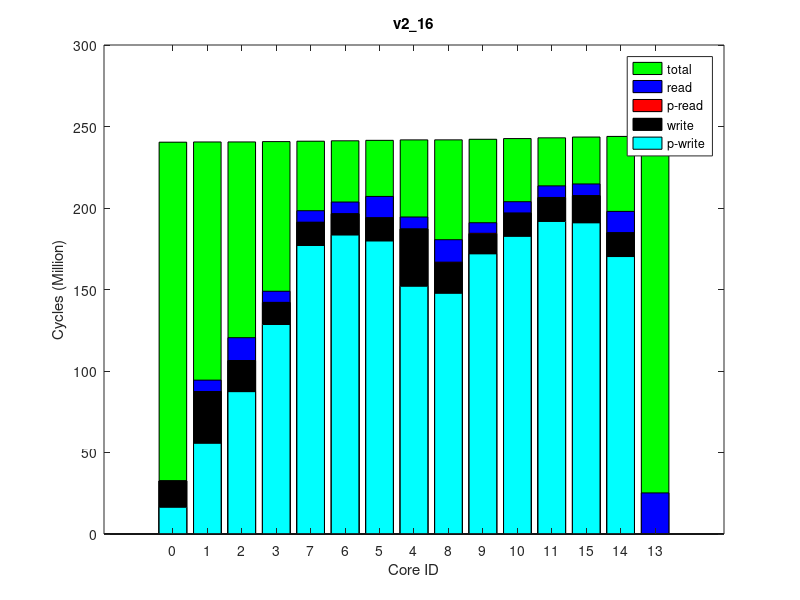

Write the MATLAB code that produced this figure.
times(1, :, :) = [
0, 241160414, 0
0, 241295210, 0
58643, 241312579, 0
124495, 241523019, 0
43205, 242576024, 0
22815, 242298766, 0
0, 242016232, 0
22592, 241766671, 0
324898, 242595133, 0
485506, 242950241, 0
245504, 243383326, 0
101264, 243841020, 0
0, 244754179, 0
0, 244711821, 0
33535, 244324884, 0
];
times(2, :, :) = [
0, 241186305, 0
0, 241321024, 0
51345, 241338267, 0
134826, 241550693, 0
44604, 242605000, 0
20007, 242328134, 0
0, 242045973, 0
19062, 241796005, 0
324413, 242624288, 0
487708, 242978752, 0
241966, 243412444, 0
89994, 243872246, 0
0, 244792370, 0
0, 244745246, 0
28240, 244356036, 0
];
times(3, :, :) = [
0, 241168035, 0
0, 241299481, 0
57255, 241316894, 0
130382, 241531755, 0
51616, 242585551, 0
23517, 242310596, 0
0, 242025896, 0
21886, 241774170, 0
343041, 242604596, 0
487312, 242959329, 0
253080, 243391659, 0
93707, 243850736, 0
0, 244765733, 0
0, 244722802, 0
32476, 244334572, 0
];
times(4, :, :) = [
0, 241179488, 0
0, 241313375, 0
47539, 241330724, 0
127573, 241540736, 0
44600, 242594950, 0
20358, 242319463, 0
0, 242033998, 0
25063, 241786465, 0
349613, 242614250, 0
471547, 242969558, 0
238462, 243402478, 0
88995, 243862061, 0
0, 244781562, 0
0, 244733948, 0
31417, 244345796, 0
];
times(5, :, :) = [
0, 241188595, 0
0, 241321148, 0
58987, 241338540, 0
110824, 241551222, 0
44238, 242605908, 0
21411, 242328371, 0
0, 242044457, 0
25063, 241796487, 0
333264, 242624983, 0
465512, 242979535, 0
264834, 243412456, 0
102009, 243870783, 0
0, 244786210, 0
0, 244743844, 0
32829, 244354581, 0
];
times(6, :, :) = [
0, 241168910, 0
0, 241303558, 0
60031, 241320953, 0
142958, 241531548, 0
44608, 242588802, 0
20007, 242310238, 0
0, 242026308, 0
25063, 241777878, 0
339864, 242608037, 0
479919, 242961350, 0
247551, 243394331, 0
108450, 243852327, 0
0, 244770561, 0
0, 244725342, 0
33182, 244336124, 0
];
times(7, :, :) = [
0, 241159831, 0
0, 241294847, 0
58299, 241312233, 0
124126, 241523989, 0
41095, 242580210, 0
21762, 242303125, 0
0, 242018065, 0
23651, 241768831, 0
333578, 242599510, 0
472215, 242953104, 0
247927, 243386807, 0
103719, 243845974, 0
0, 244765133, 0
0, 244720476, 0
27534, 244329880, 0
];
times(8, :, :) = [
0, 241191518, 0
0, 241324545, 0
57602, 241341904, 0
139635, 241552938, 0
42136, 242608171, 0
20358, 242332090, 0
0, 242048033, 0
21180, 241799126, 0
327308, 242627193, 0
478195, 242982431, 0
240603, 243416391, 0
84504, 243874721, 0
0, 244794834, 0
0, 244747552, 0
27534, 244358513, 0
];
times(9, :, :) = [
0, 241153386, 0
0, 241286992, 0
49278, 241304218, 0
124148, 241515470, 0
41799, 242572500, 0
15093, 242297295, 0
0, 242010942, 0
26475, 241762289, 0
330070, 242591634, 0
480291, 242947426, 0
241563, 243379892, 0
100227, 243837989, 0
0, 244754595, 0
0, 244708549, 0
35300, 244321701, 0
];
times(10, :, :) = [
0, 241188415, 0
0, 241321274, 0
55169, 241338441, 0
127230, 241550332, 0
43177, 242607158, 0
19656, 242330013, 0
0, 242045251, 0
21886, 241796237, 0
339879, 242626330, 0
472903, 242981204, 0
248524, 243415513, 0
103360, 243875583, 0
0, 244791521, 0
0, 244749692, 0
36006, 244359513, 0
];
ave_times = round(squeeze(mean(times)));
format long g, ave_times
std_times = round(squeeze(std(times)));
format long g, std_times
polling_read_times = ave_times;
times(1, :, :) = [
16391309, 239453361, 0
55665278, 239585390, 0
87354369, 239602978, 0
128589155, 239813931, 0
151968843, 240840814, 0
179799176, 240574831, 0
183462305, 240299196, 0
177065533, 240055092, 0
147638614, 240860504, 0
171888974, 241202336, 0
182609824, 241620349, 0
191756710, 242059274, 0
0, 242948161, 0
170220195, 242902198, 0
190920145, 242528000, 0
];
times(2, :, :) = [
16395709, 239458332, 0
55644084, 239591020, 0
87335452, 239608749, 0
128551781, 239818605, 0
151986619, 240844799, 0
179764743, 240579992, 0
183430138, 240303777, 0
177011909, 240059698, 0
147669661, 240864520, 0
171892028, 241206831, 0
182619746, 241624099, 0
191754759, 242062454, 0
0, 242953848, 0
170228930, 242908626, 0
190911689, 242530842, 0
];
times(3, :, :) = [
16368971, 239441752, 0
55636560, 239573857, 0
87355293, 239591475, 0
128552383, 239800567, 0
151974901, 240828601, 0
179795701, 240562353, 0
183482303, 240285884, 0
177048900, 240041095, 0
147647097, 240848215, 0
171882591, 241189415, 0
182607341, 241606186, 0
191753647, 242045883, 0
0, 242934726, 0
170208970, 242892182, 0
190909101, 242514538, 0
];
times(4, :, :) = [
16384945, 239441104, 0
55619077, 239572544, 0
87279681, 239590537, 0
128496375, 239798739, 0
151954285, 240827428, 0
179736127, 240560007, 0
183393825, 240284287, 0
176958526, 240040743, 0
147647711, 240846995, 0
171880452, 241188913, 0
182597421, 241604977, 0
191719941, 242044475, 0
0, 242933177, 0
170208330, 242888260, 0
190879583, 242512487, 0
];
times(5, :, :) = [
16386816, 239439422, 0
55639396, 239573097, 0
87388012, 239590800, 0
128542622, 239800475, 0
151948705, 240828883, 0
179758909, 240561770, 0
183408014, 240286990, 0
176993624, 240042137, 0
147627091, 240848538, 0
171868605, 241191819, 0
182581443, 241607738, 0
191724257, 242045692, 0
0, 242942043, 0
170212600, 242894354, 0
190883134, 242513917, 0
];
times(6, :, :) = [
16362662, 239435958, 0
55616446, 239566776, 0
87270132, 239584345, 0
128506948, 239794864, 0
151949326, 240822650, 0
179742814, 240556498, 0
183385680, 240280927, 0
176975630, 240036445, 0
147622708, 240842655, 0
171843927, 241184285, 0
182553784, 241601425, 0
191715561, 242039771, 0
0, 242930231, 0
170211900, 242886676, 0
190874963, 242507888, 0
];
times(7, :, :) = [
16358883, 239441518, 0
55597128, 239573441, 0
87357422, 239591162, 0
128504379, 239799161, 0
151942320, 240827713, 0
179733730, 240560213, 0
183380130, 240285717, 0
176972407, 240041501, 0
147624209, 240847401, 0
171850151, 241188647, 0
182551902, 241605778, 0
191718423, 242045037, 0
0, 242941309, 0
170224186, 242896446, 0
190881953, 242513316, 0
];
times(8, :, :) = [
16336578, 239437122, 0
55584203, 239570040, 0
87279706, 239587757, 0
128494559, 239796856, 0
151964367, 240825480, 0
179744656, 240559523, 0
183394301, 240282570, 0
176969328, 240039625, 0
147635960, 240845072, 0
171867865, 241188866, 0
182589931, 241603849, 0
191739606, 242044085, 0
0, 242929566, 0
170207365, 242885069, 0
190895506, 242512361, 0
];
times(9, :, :) = [
16391421, 239452380, 0
55664063, 239584171, 0
87352253, 239601884, 0
128584162, 239810597, 0
152011929, 240838606, 0
179782219, 240572652, 0
183456499, 240296375, 0
177056693, 240052626, 0
147698203, 240858312, 0
171890781, 241200393, 0
182602389, 241618768, 0
191754262, 242056969, 0
0, 242942898, 0
170215857, 242901200, 0
190907810, 242525730, 0
];
times(10, :, :) = [
16366293, 239446357, 0
55603141, 239578080, 0
87260550, 239595649, 0
128466629, 239804525, 0
151949354, 240833234, 0
179710290, 240567367, 0
183347495, 240292166, 0
176922163, 240046368, 0
147633044, 240853205, 0
171825666, 241196166, 0
182550040, 241611824, 0
191720948, 242050389, 0
0, 242941335, 0
170218319, 242897802, 0
190872248, 242518546, 0
];
ave_times = round(squeeze(mean(times)));
format long g, ave_times
std_times = round(squeeze(std(times)));
format long g, std_times
polling_write_times = ave_times;
times(1, :, :) = [
0, 276366960, 0
7008148, 276532941, 64000
14076906, 276552045, 128000
6946106, 276789378, 64000
7384658, 277933139, 64000
13131590, 277639554, 128000
7208762, 277330177, 64000
7137370, 277055820, 64000
14099910, 277953909, 128000
6949062, 278325070, 64000
7160332, 278778337, 64000
7212864, 279265400, 64000
25208692, 280241580, 255980
13102748, 280192358, 128000
7214857, 279775868, 64000
];
times(2, :, :) = [
0, 276393140, 0
7008974, 276561441, 64000
14076805, 276580515, 128000
6946158, 276816034, 64000
7385634, 277960880, 64000
13131725, 277667441, 128000
7208562, 277357187, 64000
7137096, 277081977, 64000
14099758, 277981702, 128000
6948804, 278353133, 64000
7161304, 278804738, 64000
7212959, 279291263, 64000
25209790, 280272610, 255980
13102512, 280225061, 128000
7214718, 279801873, 64000
];
times(3, :, :) = [
0, 276376877, 0
7008815, 276545737, 64000
14076671, 276564830, 128000
6946034, 276802718, 64000
7385459, 277945559, 64000
13131498, 277652210, 128000
7208424, 277342787, 64000
7137926, 277068470, 64000
14099912, 277966357, 128000
6948961, 278338624, 64000
7160839, 278790792, 64000
7212871, 279275995, 64000
25209744, 280252982, 255980
13102484, 280204498, 128000
7214839, 279785730, 64000
];
times(4, :, :) = [
0, 276378770, 0
7008015, 276545815, 64000
14077463, 276564894, 128000
6946190, 276802115, 64000
7384707, 277946738, 64000
13132045, 277652864, 128000
7208620, 277343793, 64000
7137752, 277068532, 64000
14100202, 277967539, 128000
6948995, 278339289, 64000
7160657, 278791673, 64000
7212779, 279279086, 64000
25209143, 280252386, 255980
13102871, 280204397, 128000
7214979, 279788761, 64000
];
times(5, :, :) = [
0, 276374777, 0
7008971, 276542556, 64000
14076903, 276561539, 128000
6946085, 276798356, 64000
7383305, 277942258, 64000
13130886, 277648985, 128000
7208684, 277338367, 64000
7137633, 277063342, 64000
14099972, 277963031, 128000
6948899, 278335087, 64000
7160648, 278786612, 64000
7212643, 279272738, 64000
25209923, 280250482, 255980
13102400, 280198718, 128000
7214925, 279782591, 64000
];
times(6, :, :) = [
0, 276376003, 0
7008207, 276544008, 64000
14077354, 276562912, 128000
6946069, 276799287, 64000
7385261, 277942854, 64000
13130689, 277648113, 128000
7208562, 277339252, 64000
7137699, 277064391, 64000
14100271, 277963642, 128000
6949023, 278334220, 64000
7161255, 278785927, 64000
7212963, 279274292, 64000
25209522, 280252345, 255980
13102648, 280202029, 128000
7214936, 279784445, 64000
];
times(7, :, :) = [
0, 276363341, 0
7008639, 276529818, 64000
14076857, 276548734, 128000
6946198, 276787256, 64000
7385624, 277931752, 64000
13131155, 277637936, 128000
7208551, 277327112, 64000
7137007, 277053283, 64000
14099701, 277952487, 128000
6948932, 278324642, 64000
7161157, 278776413, 64000
7212811, 279266318, 64000
25209333, 280245011, 255980
13102578, 280196980, 128000
7214942, 279776503, 64000
];
times(8, :, :) = [
0, 276384056, 0
7008857, 276551237, 64000
14076903, 276570313, 128000
6946047, 276808874, 64000
7384302, 277952904, 64000
13131139, 277658471, 128000
7208551, 277349108, 64000
7137387, 277075651, 64000
14099308, 277973732, 128000
6948947, 278344701, 64000
7160891, 278797253, 64000
7212526, 279281770, 64000
25209163, 280257708, 255980
13103093, 280206372, 128000
7214900, 279791255, 64000
];
times(9, :, :) = [
0, 276353467, 0
7008580, 276520525, 64000
14076820, 276539610, 128000
6946069, 276777307, 64000
7383980, 277919345, 64000
13131777, 277626516, 128000
7208658, 277316936, 64000
7137122, 277041986, 64000
14099671, 277940153, 128000
6948882, 278312806, 64000
7160922, 278765068, 64000
7212817, 279249843, 64000
25207699, 280222932, 255980
13102000, 280174475, 128000
7214715, 279759202, 64000
];
times(10, :, :) = [
0, 276383908, 0
7008520, 276551113, 64000
14076941, 276570131, 128000
6945969, 276806698, 64000
7383035, 277953002, 64000
13131839, 277658685, 128000
7208622, 277349351, 64000
7135984, 277074174, 64000
14099811, 277973715, 128000
6948852, 278344543, 64000
7160645, 278798712, 64000
7213002, 279282165, 64000
25208680, 280254798, 255980
13102397, 280207875, 128000
7214886, 279791852, 64000
];
ave_times = round(squeeze(mean(times)));
format long g, ave_times
std_times = round(squeeze(std(times)));
format long g, std_times
read_times = ave_times;
times(1, :, :) = [
0, 240388292, 0
0, 240520659, 0
0, 240537569, 0
0, 240749386, 0
0, 241799033, 0
0, 241522753, 0
0, 241238644, 0
0, 240991899, 0
0, 241818197, 0
0, 242170744, 0
0, 242602142, 0
0, 243056271, 0
0, 243966536, 0
0, 243923232, 0
0, 243538987, 0
];
times(2, :, :) = [
0, 240373161, 0
0, 240505761, 0
0, 240522680, 0
0, 240733127, 0
0, 241781591, 0
0, 241506262, 0
0, 241222038, 0
0, 240975499, 0
0, 241800561, 0
0, 242155573, 0
0, 242586887, 0
0, 243041625, 0
0, 243952160, 0
0, 243909392, 0
0, 243524263, 0
];
times(3, :, :) = [
0, 240379760, 0
0, 240510658, 0
0, 240527666, 0
0, 240739041, 0
0, 241789101, 0
0, 241512788, 0
0, 241228779, 0
0, 240981411, 0
0, 241808150, 0
0, 242162024, 0
0, 242594321, 0
0, 243049999, 0
0, 243966945, 0
0, 243919360, 0
0, 243532694, 0
];
times(4, :, :) = [
0, 240389904, 0
0, 240522492, 0
0, 240539518, 0
0, 240750819, 0
0, 241801819, 0
0, 241524841, 0
0, 241241925, 0
0, 240993707, 0
0, 241820814, 0
0, 242174310, 0
0, 242606769, 0
0, 243062605, 0
0, 243980390, 0
0, 243932549, 0
0, 243545372, 0
];
times(5, :, :) = [
0, 240402539, 0
0, 240533937, 0
0, 240551119, 0
0, 240764566, 0
0, 241814469, 0
0, 241538491, 0
0, 241254334, 0
0, 241007126, 0
0, 241833551, 0
0, 242187001, 0
0, 242619505, 0
0, 243074193, 0
0, 243984304, 0
0, 243941050, 0
0, 243556891, 0
];
times(6, :, :) = [
0, 240389364, 0
0, 240521318, 0
0, 240538488, 0
0, 240748996, 0
0, 241798905, 0
0, 241522334, 0
0, 241239622, 0
0, 240992377, 0
0, 241817879, 0
0, 242170710, 0
0, 242602613, 0
0, 243058759, 0
0, 243976616, 0
0, 243927214, 0
0, 243541471, 0
];
times(7, :, :) = [
0, 240374149, 0
0, 240506092, 0
0, 240523237, 0
0, 240733469, 0
0, 241783251, 0
0, 241508174, 0
0, 241225341, 0
0, 240977192, 0
0, 241802294, 0
0, 242157667, 0
0, 242589702, 0
0, 243043175, 0
0, 243957330, 0
0, 243913942, 0
0, 243525873, 0
];
times(8, :, :) = [
0, 240362830, 0
0, 240494976, 0
0, 240511964, 0
0, 240723799, 0
0, 241772871, 0
0, 241495433, 0
0, 241213991, 0
0, 240965395, 0
0, 241791923, 0
0, 242144298, 0
0, 242575952, 0
0, 243029656, 0
0, 243943178, 0
0, 243896485, 0
0, 243512319, 0
];
times(9, :, :) = [
0, 240378958, 0
0, 240512611, 0
0, 240529510, 0
0, 240741225, 0
0, 241792458, 0
0, 241515705, 0
0, 241231368, 0
0, 240984735, 0
0, 241811405, 0
0, 242162740, 0
0, 242594363, 0
0, 243048455, 0
0, 243959086, 0
0, 243915282, 0
0, 243531057, 0
];
times(10, :, :) = [
0, 240382526, 0
0, 240516505, 0
0, 240533676, 0
0, 240743641, 0
0, 241794316, 0
0, 241517930, 0
0, 241234777, 0
0, 240986580, 0
0, 241813221, 0
0, 242168100, 0
0, 242600138, 0
0, 243054592, 0
0, 243965166, 0
0, 243921415, 0
0, 243537275, 0
];
ave_times = round(squeeze(mean(times)));
format long g, ave_times
std_times = round(squeeze(std(times)));
format long g, std_times
total_times = ave_times;
times(1, :, :) = [
32547620, 240871191, 64000
87383374, 240999590, 128000
106360035, 241017897, 64000
141968865, 241223086, 64000
187046327, 242236729, 128000
193898163, 241979870, 64000
196415477, 241705743, 64000
191173833, 241463527, 64000
166406729, 242256956, 64000
183963422, 242592073, 64000
196643418, 243006995, 64000
206328342, 243442487, 64000
0, 244329804, 0
184810273, 244282995, 64000
207568820, 243906720, 64000
];
times(2, :, :) = [
32538813, 240870393, 64000
87380533, 241000200, 128000
106360383, 241018653, 64000
141973129, 241224773, 64000
187089147, 242237353, 128000
193938481, 241980870, 64000
196442910, 241706259, 64000
191186967, 241463993, 64000
166447574, 242257724, 64000
184017751, 242592766, 64000
196696902, 243006317, 64000
206377391, 243442542, 64000
0, 244336805, 0
184813041, 244289137, 64000
207503389, 243907083, 64000
];
times(3, :, :) = [
32547145, 240885692, 64000
87382382, 241012266, 128000
106358407, 241030678, 64000
141965953, 241236257, 64000
187068911, 242250416, 128000
193918666, 241994085, 64000
196440170, 241719001, 64000
191179986, 241477122, 64000
166424440, 242270771, 64000
184027134, 242605395, 64000
196713719, 243019677, 64000
206385526, 243455724, 64000
0, 244345942, 0
184821830, 244298200, 64000
207575687, 243920437, 64000
];
times(4, :, :) = [
32548429, 240892737, 64000
87390753, 241020597, 128000
106374652, 241038872, 64000
141980361, 241245495, 64000
187116172, 242257165, 128000
193997882, 242001528, 64000
196422063, 241726426, 64000
191177893, 241485078, 64000
166468328, 242277501, 64000
184051228, 242612448, 64000
196737285, 243026469, 64000
206390727, 243463554, 64000
0, 244357531, 0
184830228, 244309749, 64000
207547669, 243928486, 64000
];
times(5, :, :) = [
32554165, 240885391, 64000
87406541, 241014675, 128000
106398783, 241032981, 64000
142039873, 241241045, 64000
187130325, 242254497, 128000
194012201, 241997326, 64000
196504675, 241721534, 64000
191266106, 241479007, 64000
166478142, 242274930, 64000
184001508, 242609395, 64000
196698626, 243023366, 64000
206389054, 243460776, 64000
0, 244348075, 0
184830621, 244302999, 64000
207566559, 243925114, 64000
];
times(6, :, :) = [
32562178, 240880062, 64000
87398771, 241009684, 128000
106380858, 241027993, 64000
141987124, 241234421, 64000
187137010, 242247229, 128000
194018816, 241991553, 64000
196490285, 241716135, 64000
191213321, 241474076, 64000
166487938, 242267548, 64000
184035101, 242602525, 64000
196748367, 243016972, 64000
206391615, 243452563, 64000
0, 244342724, 0
184825492, 244296223, 64000
207572064, 243917085, 64000
];
times(7, :, :) = [
32537829, 240865608, 64000
87401040, 240991695, 128000
106402519, 241010050, 64000
142040563, 241217446, 64000
187113448, 242232210, 128000
193992689, 241975589, 64000
196529955, 241700243, 64000
191295764, 241457996, 64000
166459711, 242252474, 64000
183999966, 242586812, 64000
196697608, 243002099, 64000
206373335, 243437213, 64000
0, 244331018, 0
184807794, 244283373, 64000
207477936, 243901483, 64000
];
times(8, :, :) = [
32541095, 240880233, 64000
87391280, 241009612, 128000
106378778, 241028003, 64000
141993979, 241235366, 64000
187062600, 242246737, 128000
193946374, 241991461, 64000
196423916, 241716230, 64000
191185982, 241473587, 64000
166409379, 242267170, 64000
183989382, 242602771, 64000
196692734, 243017871, 64000
206377663, 243454229, 64000
0, 244336672, 0
184817265, 244292986, 64000
207568550, 243918677, 64000
];
times(9, :, :) = [
32524592, 240854642, 64000
87349079, 240982530, 128000
106328446, 241000936, 64000
141917990, 241208077, 64000
187080495, 242221062, 128000
193963912, 241964411, 64000
196400731, 241689098, 64000
191114862, 241447264, 64000
166430357, 242241443, 64000
183997011, 242576163, 64000
196692503, 242990254, 64000
206350205, 243426842, 64000
0, 244314284, 0
184797456, 244267901, 64000
207489206, 243890954, 64000
];
times(10, :, :) = [
32577927, 240898303, 64000
87421263, 241026268, 128000
106407387, 241044661, 64000
142018262, 241251203, 64000
187126090, 242266039, 128000
193975350, 242009129, 64000
196507547, 241734887, 64000
191246801, 241492058, 64000
166482289, 242286211, 64000
184048554, 242620985, 64000
196748308, 243035519, 64000
206377383, 243470913, 64000
0, 244354693, 0
184843893, 244311484, 64000
207551799, 243935532, 64000
];
ave_times = round(squeeze(mean(times)));
format long g, ave_times
std_times = round(squeeze(std(times)));
format long g, std_times
write_times = ave_times;
mytitle = 'v2\_16';
order = [1 2 3 4 8 7 6 5 9 10 11 12 15 14 13];

total_times = total_times(:, 2)(order);

read_times = read_times(:, 1)(order);
write_times = write_times(:, 1)(order);

polling_read_times = polling_read_times(:, 1)(order);
polling_write_times = polling_write_times(:, 1)(order);

total_times /= 1000000;

read_times /= 1000000;
write_times /= 1000000;

polling_read_times /= 1000000;
polling_write_times /= 1000000;

% laying read on top of write
read_times += write_times;
polling_read_times += write_times;

figure(1);
clf()
% set(gcf, 'Position', get(0,'Screensize'));
% set(gcf,'units','normalized','outerposition',[0 0 1 1])
bar(0:14, total_times,'g');
hold on;
bar(0:14, read_times,'b');
bar(0:14, polling_read_times,'r');
bar(0:14, write_times,'k');
bar(0:14, polling_write_times,'c');
hold off

axis([-2 16 0 300])
% axis([-1 15])
set(gca,'XTick',0:14);
set(gca,'xticklabel',{ '0'; '1'; '2'; '3'; '7'; '6'; '5'; '4'; '8'; '9'; '10'; '11'; '15'; '14'; '13' })

xlabel('Core ID')
ylabel('Cycles (Million)')

legend('total', 'read', 'p-read', 'write', 'p-write')
title(mytitle)
print(1, strcat(mytitle, '.png'))
